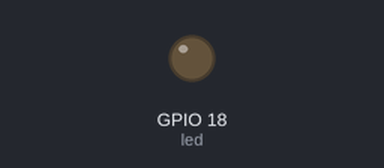
Recording of a program running on a simulated ESP32 board running MicroPython. On the bench: output pins drawn as LEDs (lit = HIGH).

Above: at 0.15 s.
Timing chart, 0 to 1.6 s (numbered marks = the images above):
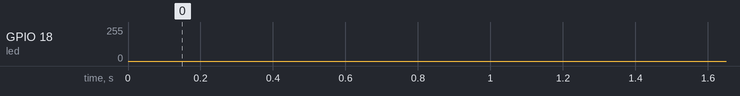

The program:

pwm_led_fade.py
```python
from machine import Pin, PWM
from time import sleep

# Configure GPIO 2 as a PWM pin
led = PWM(Pin(18), freq=1000)

while True:
    # Fade in
    for duty in range(0, 1024):
        led.duty(duty)
        sleep(0.001)  # Adjust speed of fading
    # Fade out
    for duty in range(1023, -1, -1):
        led.duty(duty)
        sleep(0.001)
```
